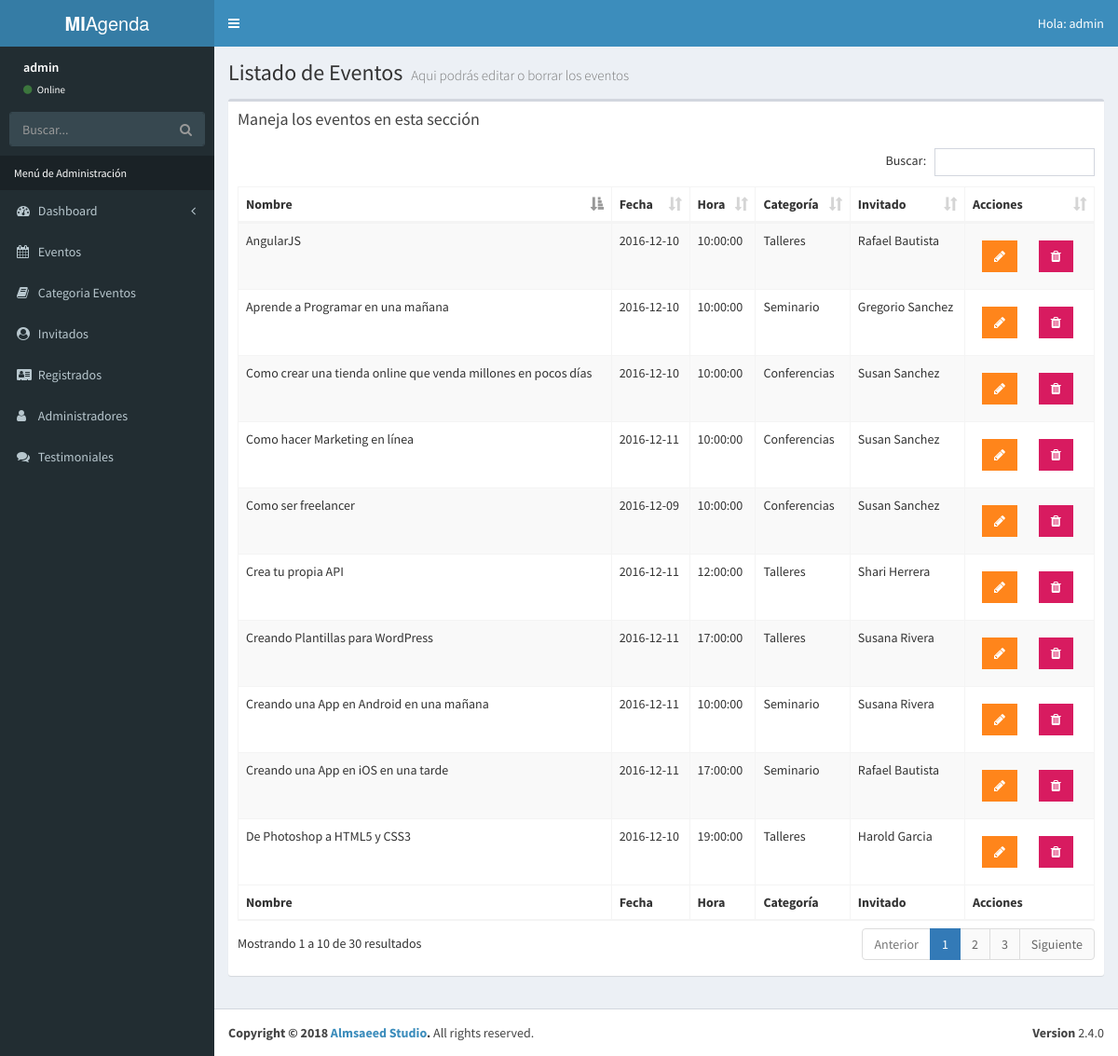
The app's page /lista-evento.php (signed in) with its own data.
### tables this page shows
CREATE TABLE `eventos` (
  `evento_id` tinyint(10) NOT NULL,
  `nombre_evento` varchar(100) NOT NULL,
  `fecha_evento` date NOT NULL,
  `hora_evento` time NOT NULL,
  `id_cat_evento` tinyint(10) NOT NULL,
  `id_inv` tinyint(4) NOT NULL,
  `clave` varchar(10) NOT NULL
);

CREATE TABLE `categoria_evento` (
  `id_categoria` tinyint(10) NOT NULL,
  `cat_evento` varchar(50) NOT NULL,
  `icono` varchar(15) NOT NULL
);

CREATE TABLE `invitados` (
  `invitado_id` tinyint(4) NOT NULL,
  `nombre_invitado` varchar(30) NOT NULL,
  `apellido_invitado` varchar(30) NOT NULL,
  `descripcion` text NOT NULL,
  `url_imagen` varchar(50) NOT NULL
);

### lista-evento.php (the view, shortened to what this page needs)
<?php
      include_once 'funciones/funciones.php';
      include_once 'templates/header.php';
      include_once 'templates/barra.php';
      include_once 'templates/navegacion.php';
?>
  <div class="content-wrapper">
    <section class="content-header">
          <h1>
            Listado de Eventos
            <small>Aqui podrás editar o borrar los eventos</small>
          </h1>
    </section>
   <section class="content">
      <div class="row">
        <div class="col-xs-12">
          <div class="box">
            <div class="box-header">
              <h3 class="box-title">Maneja los eventos en esta sección</h3>
            </div>
            <div class="box-body">
              <table id="registros" class="table table-bordered table-striped">
                <thead>
                <tr>
                  <th>Nombre</th>
                  <th>Fecha</th>
                  <th>Hora</th>
                  <th>Categoría</th>
                  <th>Invitado</th>
                  <th>Acciones</th>
                </tr>
                </thead>
                <tbody>
                    <?php
                     try {
                        $sql = "SELECT evento_id, nombre_evento, fecha_evento, hora_evento, cat_evento, nombre_invitado, apellido_invitado ";
                        $sql .= " FROM eventos ";
                        $sql .= " INNER JOIN categoria_evento ";
                        $sql .= " ON eventos.id_cat_evento=categoria_evento.id_categoria ";
                        $sql .= " INNER JOIN invitados ";
                        $sql .= " ON eventos.id_inv=invitados.invitado_id ";
                        $sql .= " ORDER BY evento_id ";
                        $resultado = $conn->query($sql);
                     } catch (Exception $e) {
                        $error = $e->getMessage();
                        echo $error;
                     }
                     while($eventos = $resultado->fetch_assoc() ) { ?>
                          <tr>
                              <td><?php echo $eventos['nombre_evento']; ?></td>
                              <td><?php echo $eventos['fecha_evento']; ?></td>
                              <td><?php echo $eventos['hora_evento']; ?></td>
                              <td><?php echo $eventos['cat_evento']; ?></td>
                              <td><?php echo $eventos['nombre_invitado'] . " " . $eventos['apellido_invitado']; ?></td>
                              <td>
                                <a href="editar-admin.php?id=<?php echo $eventos['evento_id']; ?>" class="btn bg-orange btn-flat margin ">
                                  <i class="fa fa-pencil"></i>
                                </a>
                                <a href="#" data-id="<?php echo $eventos['evento_id']; ?>" data-tipo="evento" class="btn bg-maroon btn-flat margin borrar_registro">
                                  <i class="fa fa-trash"></i>
                                </a>
                              </td>
                          </tr>
                     <?php } ?>
                </tbody>
                <tfoot>
                <tr>
                  <th>Nombre</th>
                  <th>Fecha</th>
                  <th>Hora</th>
                  <th>Categoría</th>
                  <th>Invitado</th>
                  <th>Acciones</th>
                </tr>
                </tfoot>
              </table>
            </div>
          </div>
        </div>
      </div>
    </section>
  </div>
  <?php
        include_once 'templates/footer.php';
  ?>

### templates/header.php (shortened to what this page needs)
<!DOCTYPE html>
<html>
<head>
  <link rel="stylesheet" href="css/bootstrap.min.css">
  <link rel="stylesheet" href="css/font-awesome.min.css">
  <link rel="stylesheet" href="css/ionicons.min.css">
  <link rel="stylesheet" href="css/dataTables.bootstrap.min.css">
  <link rel="stylesheet" href="css/bootstrap-datepicker.min.css">
  <link rel="stylesheet" href="css/select2.min.css">
  <link rel="stylesheet" href="css/bootstrap-timepicker.min.css">
  <link rel="stylesheet" href="css/AdminLTE.min.css">
  <link rel="stylesheet" href="css/skins/_all-skins.min.css">
  <link rel="stylesheet" href="css/sweetalert2.all.min.css">
  <link rel="stylesheet" href="css/admin.css">
</head>

### templates/barra.php (shortened to what this page needs)
<body class="hold-transition skin-blue sidebar-mini">
<div class="wrapper">
  <header class="main-header">
    <a href="#" class="logo">
      <span class="logo-lg"><b>MI</b>Agenda</span>
    </a>
    <nav class="navbar navbar-static-top">
      <a href="#" class="sidebar-toggle" data-toggle="push-menu" role="button">
      </a>
      <div class="navbar-custom-menu">
        <ul class="nav navbar-nav">
          <li class="dropdown user user-menu">
            <a href="#" class="dropdown-toggle" data-toggle="dropdown">
              <span class="hidden-xs">Hola: <?php echo $_SESSION['nombre']; ?></span>
            </a>
          </li>
        </ul>
      </div>
    </nav>
  </header>

### templates/navegacion.php (shortened to what this page needs)
<aside class="main-sidebar">
  <section class="sidebar">
    <div class="user-panel">
      <div class="info">
        <p><?php echo $_SESSION['nombre']; ?></p>
        <a href="#"><i class="fa fa-circle text-success"></i> Online</a>
      </div>
    </div>
    <form action="#" method="get" class="sidebar-form">
      <div class="input-group">
        <input type="text" name="q" class="form-control" placeholder="Buscar...">
        <span class="input-group-btn">
              <button type="submit" name="search" id="search-btn" class="btn btn-flat"><i class="fa fa-search"></i>
              </button>
            </span>
      </div>
    </form>
    <ul class="sidebar-menu" data-widget="tree">
      <li class="header">Menú de Administración</li>
      <li class="treeview">
        <a href="#">
          <i class="fa fa-dashboard"></i> <span>Dashboard</span>
          <span class="pull-right-container">
            <i class="fa fa-angle-left pull-right"></i>
          </span>
        </a>
      </li>
      <li class="treeview">
        <a href="#">
          <i class="fa fa-calendar"></i>
          <span>Eventos</span>
        </a>
      </li>
      <li class="treeview">
        <a href="#">
          <i class="fa fa-book" aria-hidden="true"></i>
          <span>Categoria Eventos</span>
        </a>
      </li>
      <li class="treeview">
        <a href="#">
          <i class="fa fa-user-circle" aria-hidden="true"></i>
          <span>Invitados</span>
        </a>
      </li>
      <li class="treeview">
        <a href="#">
          <i class="fa fa-address-card" aria-hidden="true"></i>
          <span>Registrados</span>
        </a>
      </li>
      <?php if($_SESSION['nivel'] == 1): ?>
      <li class="treeview">
        <a href="#">
          <i class="fa fa-user" aria-hidden="true"></i>
          <span>Administradores</span>
        </a>
      </li>
      <?php endif; ?>
      <li class="treeview">
        <a href="#">
          <i class="fa fa-comments" aria-hidden="true"></i>
          <span>Testimoniales</span>
        </a>
      </li>
    </ul>
  </section>
</aside>

### templates/footer.php (shortened to what this page needs)
<footer class="main-footer">
    <div class="pull-right hidden-xs">
      <b>Version</b> 2.4.0
    </div>
    <strong>Copyright &copy; 2018 <a href="https://adminlte.io">Almsaeed Studio</a>.</strong> All rights
    reserved.
  </footer>
</div>
</body>
</html>

### css/admin.css (style rules this page uses)
.user-panel { height: 60px; }
.user-panel>.info { position: relative; left: auto; }
.skin-blue .sidebar-menu>li.header { color: white; }

### records on screen
eventos: nombre_evento "Como ser freelancer", fecha_evento "2016-12-09", hora_evento "10:00:00", id_cat_evento.cat_evento "Conferencias", id_inv.nombre_invitado "Susan", id_inv.apellido_invitado "Sanchez"
eventos: nombre_evento "AngularJS", fecha_evento "2016-12-10", hora_evento "10:00:00", id_cat_evento.cat_evento "Talleres", id_inv.nombre_invitado "Rafael", id_inv.apellido_invitado "Bautista"
eventos: nombre_evento "De Photoshop a HTML5 y CSS3", fecha_evento "2016-12-10", hora_evento "19:00:00", id_cat_evento.cat_evento "Talleres", id_inv.nombre_invitado "Harold", id_inv.apellido_invitado "Garcia"
eventos: nombre_evento "Como crear una tienda online que venda millones en pocos días", fecha_evento "2016-12-10", hora_evento "10:00:00", id_cat_evento.cat_evento "Conferencias", id_inv.nombre_invitado "Susan", id_inv.apellido_invitado "Sanchez"
eventos: nombre_evento "Aprende a Programar en una mañana", fecha_evento "2016-12-10", hora_evento "10:00:00", id_cat_evento.cat_evento "Seminario", id_inv.nombre_invitado "Gregorio", id_inv.apellido_invitado "Sanchez"
eventos: nombre_evento "Crea tu propia API", fecha_evento "2016-12-11", hora_evento "12:00:00", id_cat_evento.cat_evento "Talleres", id_inv.nombre_invitado "Shari", id_inv.apellido_invitado "Herrera"
eventos: nombre_evento "Creando Plantillas para WordPress", fecha_evento "2016-12-11", hora_evento "17:00:00", id_cat_evento.cat_evento "Talleres", id_inv.nombre_invitado "Susana", id_inv.apellido_invitado "Rivera"
eventos: nombre_evento "Como hacer Marketing en línea", fecha_evento "2016-12-11", hora_evento "10:00:00", id_cat_evento.cat_evento "Conferencias", id_inv.nombre_invitado "Susan", id_inv.apellido_invitado "Sanchez"
eventos: nombre_evento "Creando una App en Android en una mañana", fecha_evento "2016-12-11", hora_evento "10:00:00", id_cat_evento.cat_evento "Seminario", id_inv.nombre_invitado "Susana", id_inv.apellido_invitado "Rivera"
eventos: nombre_evento "Creando una App en iOS en una tarde", fecha_evento "2016-12-11", hora_evento "17:00:00", id_cat_evento.cat_evento "Seminario", id_inv.nombre_invitado "Rafael", id_inv.apellido_invitado "Bautista"

### other values on screen
$_SESSION['nombre'] "admin"
